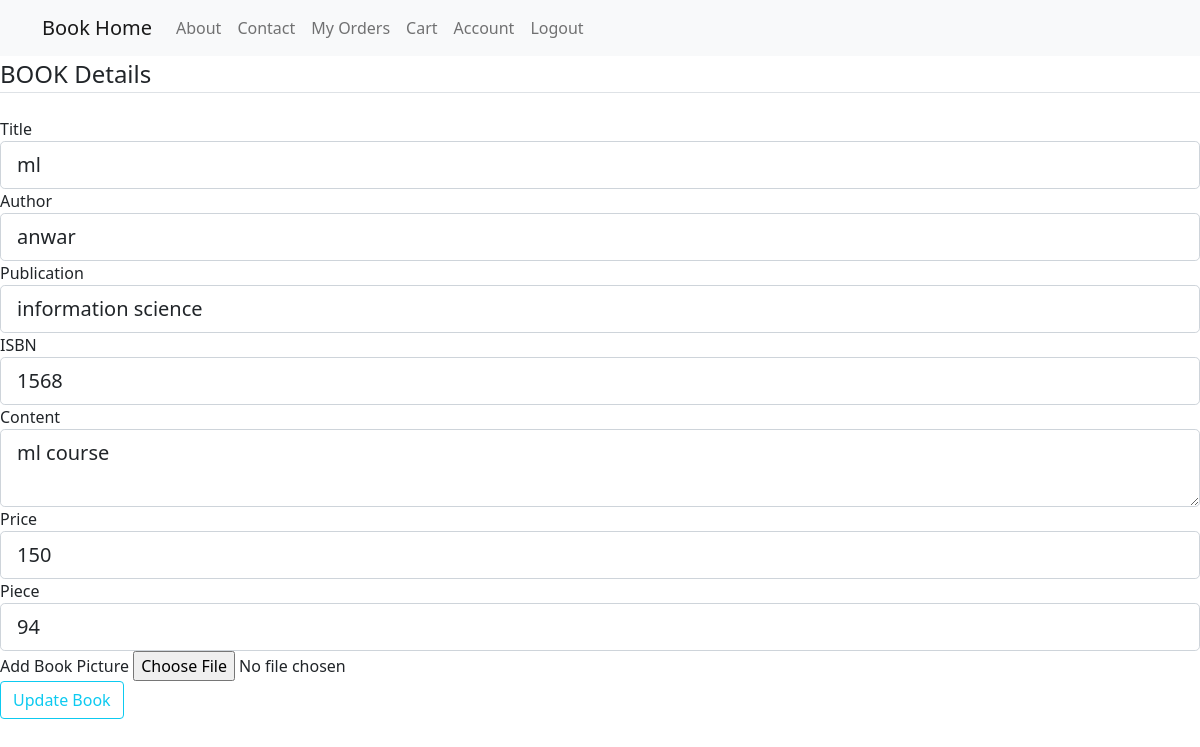
Page /edit_book/6 (signed in) on the earlier database version.
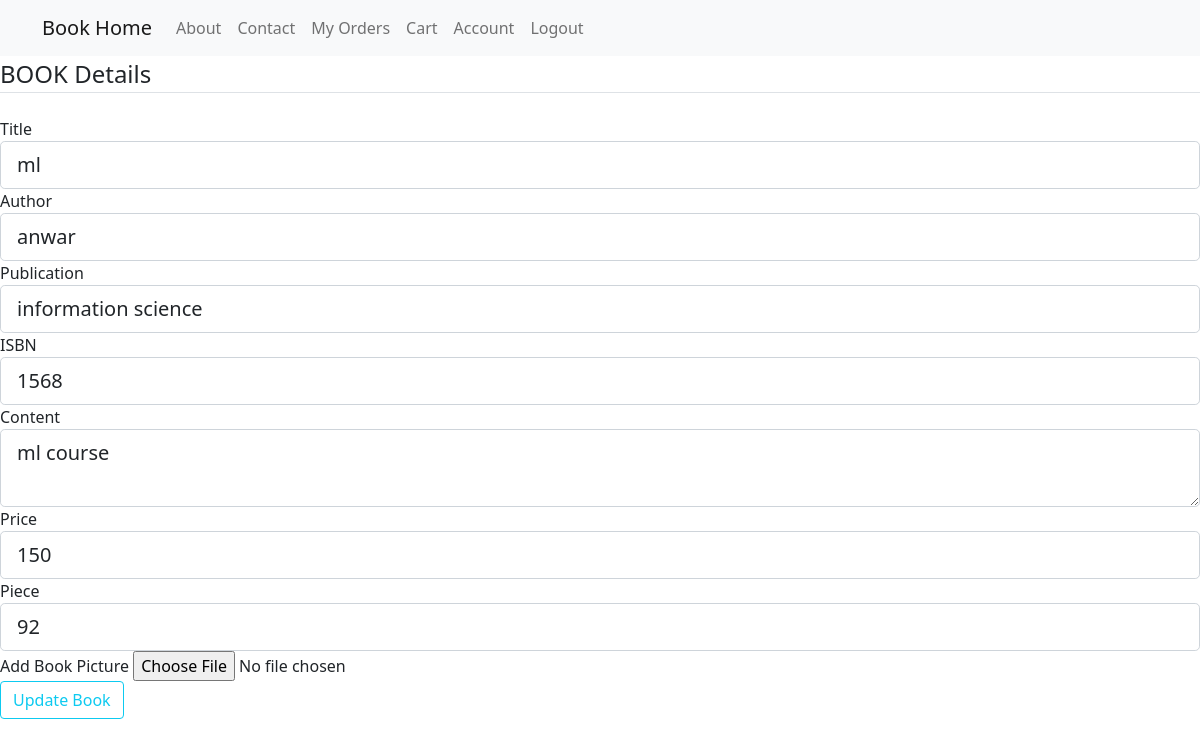
Same page on the later database version.
### Models.py (models this page shows, shortened)
class Book(db.Model, UserMixin):
    id = db.Column(db.Integer, primary_key=True)
    title = db.Column(db.String(100), nullable=False)
    author = db.Column(db.String(100), nullable=False)
    publication = db.Column(db.String(100), nullable=False)
    ISBN = db.Column(db.String(100), nullable=False)
    content = db.Column(db.Text, nullable=False)
    price = db.Column(db.Integer, nullable=False)
    piece=db.Column(db.Integer, nullable=False)
    image_file = db.Column(db.String(20), nullable=False, default='default.jpg')
    cart=db.relationship('Cart', backref='cartbook', lazy=True)
    orderbook=db.relationship('OrderBook', backref='orderbook', lazy=True)

### routes.py (the view)
@app.route("/edit_book/<int:book_id>",methods=['GET', 'POST'])
@login_required
def edit_book(book_id):
    form = UpdateBookForm()
    book = Book.query.get_or_404(book_id)
    if form.validate_on_submit():
        if form.picture.data:
            picture_file = save_picture(form.picture.data , user = False)
            book.image_file=picture_file
        book.title=form.title.data
        book.author=form.author.data
        book.publication=form.publication.data
        book.ISBN=form.ISBN.data
        book.content=form.content.data
        book.price=form.price.data
        book.piece=form.piece.data
        db.session.commit()
        return redirect(url_for('home'))
    elif request.method == 'GET':
        form.title.data = book.title
        form.author.data = book.author
        form.publication.data=book.publication
        form.ISBN.data=book.ISBN
        form.content.data=book.content
        form.price.data=book.price
        form.piece.data=book.piece
    return render_template('add_book.html', form=form,book=book)

### forms.py
class UpdateBookForm(FlaskForm):
    title = StringField('Title',validators=[DataRequired()])
    author = StringField('Author',validators=[DataRequired()])
    publication = StringField('Publication',validators=[DataRequired()])
    ISBN = StringField('ISBN',validators=[DataRequired()])
    content = TextAreaField ('Content',validators=[DataRequired()])
    price = StringField('Price',validators=[DataRequired()])
    piece = StringField('Piece',validators=[DataRequired()])
    picture = FileField('Add Book Picture', validators=[FileAllowed(['jpg', 'png'])])
    submit = SubmitField('Update Book')

### Models.py (called while the page is built)
@login_manager.user_loader
def load_user(user_id):
    return User.query.get(int(user_id))

### templates/add_book.html (shortened to what the changed rows need)
{% extends "home.html" %}
{% block content %}
	<div class="content-section">
        <form method="POST" action="" enctype="multipart/form-data">
            <fieldset class="form-group">
                <div class="form-group">
                    {{ form.title.label(class="form-control-label") }}
                    {% if form.title.errors %}
                        {{ form.title(class="form-control form-control-lg is-invalid") }}
                        <div class="invalid-feedback">
                            {% for error in form.title.errors %}
                                <span>{{ error }}</span>
                            {% endfor %}
                        </div>
                    {% else %}
                        {{ form.title(class="form-control form-control-lg") }}
                    {% endif %}
                </div>
				<div class="form-group">
                    {{ form.author.label(class="form-control-label") }}
                    {% if form.author.errors %}
                        {{ form.author(class="form-control form-control-lg is-invalid") }}
                        <div class="invalid-feedback">
                            {% for error in form.author.errors %}
                                <span>{{ error }}</span>
                            {% endfor %}
                        </div>
                    {% else %}
                        {{ form.author(class="form-control form-control-lg") }}
                    {% endif %}
                </div>
				<div class="form-group">
                    {{ form.publication.label(class="form-control-label") }}
                    {% if form.publication.errors %}
                        {{ form.publication(class="form-control form-control-lg is-invalid") }}
                        <div class="invalid-feedback">
                            {% for error in form.publication.errors %}
                                <span>{{ error }}</span>
                            {% endfor %}
                        </div>
                    {% else %}
                        {{ form.publication(class="form-control form-control-lg") }}
                    {% endif %}
                </div>
				<div class="form-group">
                    {{ form.ISBN.label(class="form-control-label") }}
                    {% if form.ISBN.errors %}
                        {{ form.ISBN(class="form-control form-control-lg is-invalid") }}
                        <div class="invalid-feedback">
                            {% for error in form.ISBN.errors %}
                                <span>{{ error }}</span>
                            {% endfor %}
                        </div>
                    {% else %}
                        {{ form.ISBN(class="form-control form-control-lg") }}
                    {% endif %}
                </div>
				<div class="form-group">
                    {{ form.content.label(class="form-control-label") }}
                    {% if form.content.errors %}
                        {{ form.content(class="form-control form-control-lg is-invalid") }}
                        <div class="invalid-feedback">
                            {% for error in form.content.errors %}
                                <span>{{ error }}</span>
                            {% endfor %}
                        </div>
                    {% else %}
                        {{ form.content(class="form-control form-control-lg") }}
                    {% endif %}
                </div>
				<div class="form-group">
                    {{ form.price.label(class="form-control-label") }}
                    {% if form.price.errors %}
                        {{ form.price(class="form-control form-control-lg is-invalid") }}
                        <div class="invalid-feedback">
                            {% for error in form.price.errors %}
                                <span>{{ error }}</span>
                            {% endfor %}
                        </div>
                    {% else %}
                        {{ form.price(class="form-control form-control-lg") }}
                    {% endif %}
                </div>
				<div class="form-group">
                    {{ form.piece.label(class="form-control-label") }}
                    {% if form.piece.errors %}
                        {{ form.piece(class="form-control form-control-lg is-invalid") }}
                        <div class="invalid-feedback">
                            {% for error in form.piece.errors %}
                                <span>{{ error }}</span>
                            {% endfor %}
                        </div>
                    {% else %}
                        {{ form.piece(class="form-control form-control-lg") }}
                    {% endif %}
                </div>
            </fieldset>
        </form>
    </div>
{% endblock content %}

Differences in the rows shown:
changed Book "ml": piece "94" → "92"
